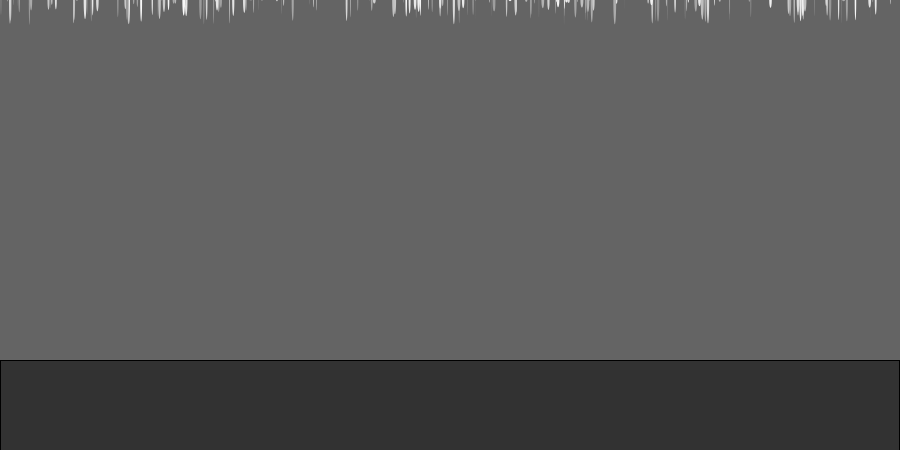
Frame 1 (no input)
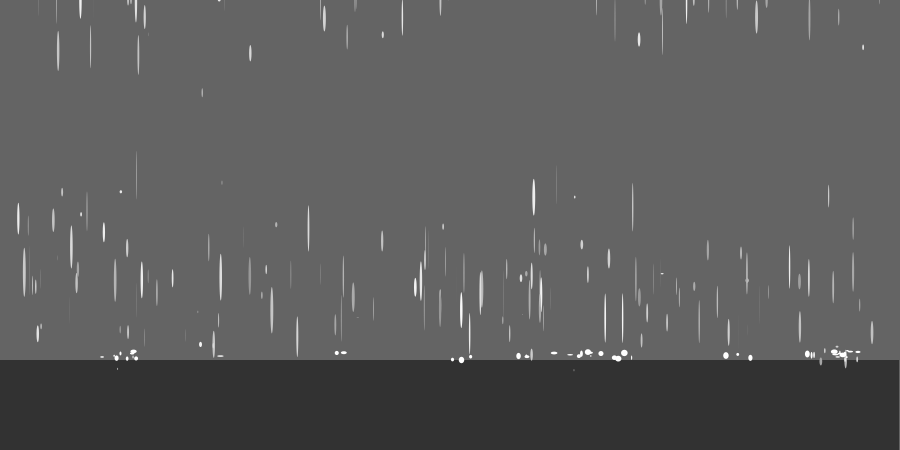
Frame 60 (the mouse pressed at the canvas centre just before this capture)
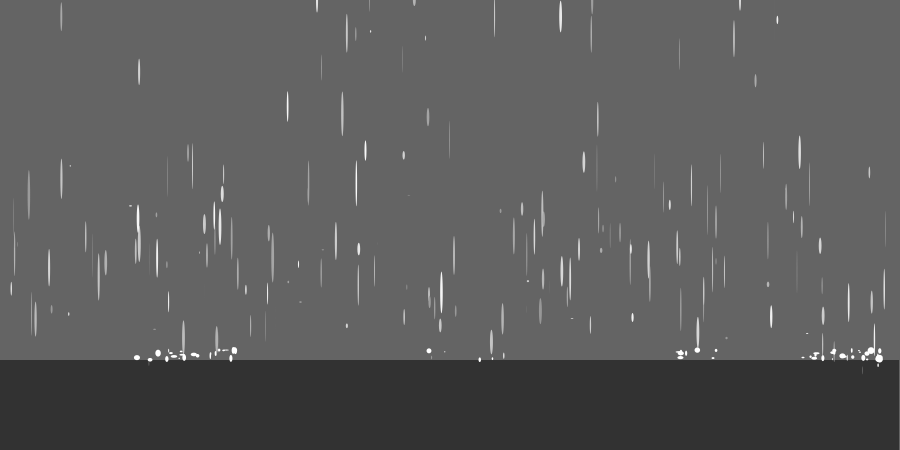
Frame 120 (the mouse held since frame 60 and released just before this capture)

The Processing sketch that drew these frames (run headless with seeded random() and noise(); from frame 60 on, the mouse is pressed at the canvas centre):

// Processing sketch: Chen_Zhi_Rain
// ── Chen_Zhi_Rain.pde
/* 
  Author: Zhi Chen
  This is a smulation of a 2D raining scene.
  You can use mouse clicks to pause/play the scene.
*/

class RainDrop{
  private float w,h,x,y,v;
  private void initialize(){
    this.w = random(3);
    this.h = random(50);
    this.x = random(900);
    this.y = 0;
    this.v = random(15, 20);
  }
  
  private void splash(){
    int n = (int)random(10);
    for(int i = 0; i < n; i++){
      fill(255);
      ellipse(x + random(-20, 20), 360 - random(10), random(1, 7), random(1, 7));
      noStroke();
    }
  }
  
  public RainDrop(){
   initialize();
  }
  
  public void drop(){
    fill(random(150, 250));
    ellipse(x, y, w, h);
    noStroke();
    if(y <= 360 - h){
      y += v;
    }
    else{
      splash();
      initialize();
    }
  }
}

ArrayList<RainDrop> generateSeed(){
  int n = (int)random(150, 200);
  ArrayList<RainDrop> seed = new ArrayList<RainDrop>();
  for(int i = 0; i < n; i++){
    seed.add(new RainDrop());
  }
  return seed;
}

ArrayList<RainDrop> seed = generateSeed();
boolean pause = false;

void setup(){
  size(900,450);
}

void draw(){
  background(100);
  fill(50);
  rect(0,360,899,449);
  noStroke();
  for(int i = 0; i < seed.size(); i++){
    seed.get(i).drop();
  }
}

void mouseClicked(){
  if(pause){
    loop();
    pause = false;
  }
  else{
    noLoop();
    pause = true;
  }
}
